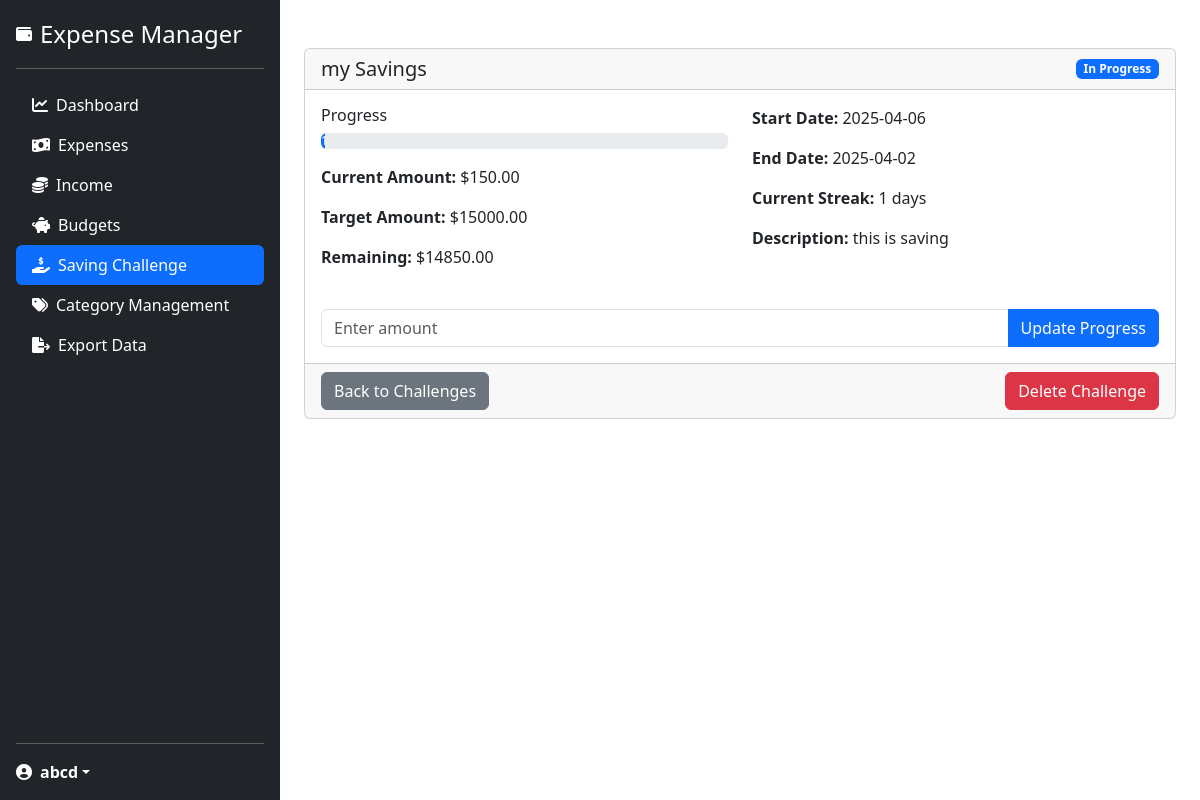
The page /savings/savings/view/2 (signed in) on the database its author committed.
### models.py (models this page shows, shortened)
class User(UserMixin, db.Model):
    id = db.Column(db.Integer, primary_key=True)
    username = db.Column(db.String(80), unique=True, nullable=False)
    email = db.Column(db.String(120), unique=True, nullable=False)
    password_hash = db.Column(db.String(128))
    expenses = db.relationship('Expense', backref='user', lazy=True)
    expense_categories = db.relationship('ExpenseCategory', backref='user', lazy=True)
    incomes = db.relationship('Income', backref='user', lazy=True)
    budgets = db.relationship('Budget', backref='user', lazy=True)
    savings_challenges = db.relationship('SavingsChallenge', backref='user', lazy=True)
    recurring_expenses = db.relationship('RecurringExpense', backref='user', lazy=True)
    expense_streaks = db.relationship('ExpenseStreak', backref='user', lazy=True)

class SavingsChallenge(db.Model):
    id = db.Column(db.Integer, primary_key=True)
    title = db.Column(db.String(100), nullable=False)
    target_amount = db.Column(db.Float, nullable=False)
    current_amount = db.Column(db.Float, default=0)
    start_date = db.Column(db.DateTime, nullable=False, default=datetime.utcnow)
    end_date = db.Column(db.DateTime, nullable=False)
    description = db.Column(db.String(200))
    completed = db.Column(db.Boolean, default=False)
    streak_days = db.Column(db.Integer, default=0)  # Track consecutive days of saving
    last_contribution_date = db.Column(db.DateTime)  # Track last contribution date
    user_id = db.Column(db.Integer, db.ForeignKey('user.id'), nullable=False)

### savings.py (the view)
@savings.route('/savings/view/<int:challenge_id>')
@login_required
def view_challenge(challenge_id):
    challenge = SavingsChallenge.query.get_or_404(challenge_id)
    if challenge.user_id != current_user.id:
        flash('You do not have permission to view this challenge.', 'danger')
        return redirect(url_for('savings.list_challenges'))
    return render_template('savings/view.html', challenge=challenge)

### app.py (called while the page is built)
@login_manager.user_loader
def load_user(user_id):
    return User.query.get(int(user_id))

### templates/savings/view.html (shortened to what this page needs)
{% extends "base.html" %}
{% block content %}
<div class="container mt-4">
    <div class="card">
        <div class="card-header d-flex justify-content-between align-items-center">
            <h5 class="mb-0">{{ challenge.title }}</h5>
            <span class="badge {% if challenge.completed %}bg-success{% else %}bg-primary{% endif %}">
                {% if challenge.completed %}Completed{% else %}In Progress{% endif %}
            </span>
        </div>
        <div class="card-body">
            <div class="row">
                <div class="col-md-6">
                    <h6>Progress</h6>
                    <div class="progress mb-3">
                        {% set progress = (challenge.current_amount / challenge.target_amount * 100)|round|int %}
                        <div class="progress-bar" role="progressbar" style="width: {{ progress }}%"
                             aria-valuenow="{{ progress }}" aria-valuemin="0" aria-valuemax="100">
                        </div>
                    </div>
                    <p><strong>Current Amount:</strong> ${{ "%.2f"|format(challenge.current_amount) }}</p>
                    <p><strong>Target Amount:</strong> ${{ "%.2f"|format(challenge.target_amount) }}</p>
                    <p><strong>Remaining:</strong> ${{ "%.2f"|format(challenge.target_amount - challenge.current_amount) }}</p>
                </div>
                <div class="col-md-6">
                    <p><strong>Start Date:</strong> {{ challenge.start_date.strftime('%Y-%m-%d') }}</p>
                    <p><strong>End Date:</strong> {{ challenge.end_date.strftime('%Y-%m-%d') }}</p>
                    <p><strong>Current Streak:</strong> {{ challenge.streak_days }} days</p>
                    {% if challenge.description %}
                    <p><strong>Description:</strong> {{ challenge.description }}</p>
                    {% endif %}
                </div>
            </div>
            {% if not challenge.completed %}
            <form action="{{ url_for('savings.update_challenge', id=challenge.id) }}" method="POST" class="mt-4">
                <div class="input-group">
                    <input type="number" step="0.01" min="0.01" name="amount" class="form-control" placeholder="Enter amount" required>
                    <button type="submit" class="btn btn-primary">Update Progress</button>
                </div>
            </form>
            {% endif %}
        </div>
        <div class="card-footer">
            <a href="{{ url_for('savings.list_challenges') }}" class="btn btn-secondary">Back to Challenges</a>
            {% if not challenge.completed %}
            <a href="{{ url_for('savings.delete_challenge', id=challenge.id) }}"
               class="btn btn-danger float-end"
               onclick="return confirm('Are you sure you want to delete this challenge?')">
                Delete Challenge
            </a>
            {% endif %}
        </div>
    </div>
</div>
{% endblock %}

### templates/base.html (shortened to what this page needs)
<!DOCTYPE html>
<html lang="en">
<head>
    <link href="https://cdn.jsdelivr.net/npm/bootstrap@5.3.0/dist/css/bootstrap.min.css" rel="stylesheet">
    <link href="https://cdnjs.cloudflare.com/ajax/libs/font-awesome/6.0.0/css/all.min.css" rel="stylesheet">
</head>
<body>
    <div class="d-flex">
        {% if current_user.is_authenticated %}
        <div class="d-flex flex-column flex-shrink-0 p-3 text-white bg-dark" style="width: 280px; min-height: 100vh;">
            <a href="{{ url_for('index') }}" class="d-flex align-items-center mb-3 mb-md-0 me-md-auto text-white text-decoration-none">
                <i class="fas fa-wallet me-2"></i>
                <span class="fs-4">Expense Manager</span>
            </a>
            <hr>
            <ul class="nav nav-pills flex-column mb-auto">
                <li class="nav-item">
                    <a href="{{ url_for('dashboard') }}" class="nav-link text-white {{ 'active' if request.endpoint == 'dashboard' }}">
                        <i class="fas fa-chart-line me-2"></i>Dashboard
                    </a>
                </li>
                <li>
                    <a href="{{ url_for('expenses.list_expenses') }}" class="nav-link text-white {{ 'active' if request.endpoint.startswith('expenses.') }}">
                        <i class="fas fa-money-bill-wave me-2"></i>Expenses
                    </a>
                </li>
                <li>
                    <a href="{{ url_for('incomes.list_incomes') }}" class="nav-link text-white {{ 'active' if request.endpoint.startswith('incomes.') }}">
                        <i class="fas fa-coins me-2"></i>Income
                    </a>
                </li>
                <li>
                    <a href="{{ url_for('budgets.list_budgets') }}" class="nav-link text-white {{ 'active' if request.endpoint.startswith('budgets.') }}">
                        <i class="fas fa-piggy-bank me-2"></i>Budgets
                    </a>
                </li>
                <li>
                    <a href="{{ url_for('savings.list_challenges') }}" class="nav-link text-white {{ 'active' if request.endpoint.startswith('savings.') }}">
                        <i class="fas fa-hand-holding-usd me-2"></i>Saving Challenge
                    </a>
                </li>
                <li>
                    <a href="{{ url_for('categories.list_categories') }}" class="nav-link text-white {{ 'active' if request.endpoint.startswith('categories.') }}">
                        <i class="fas fa-tags me-2"></i>Category Management
                    </a>
                </li>
                <li>
                    <a href="{{ url_for('export_data.export_interface') }}" class="nav-link text-white {{ 'active' if request.endpoint.startswith('export_data.') }}">
                        <i class="fas fa-file-export me-2"></i>Export Data
                    </a>
                </li>
            </ul>
            <hr>
            <div class="dropdown">
                <a href="{{ url_for('auth.profile') }}" class="d-flex align-items-center text-white text-decoration-none dropdown-toggle" id="dropdownUser1" data-bs-toggle="dropdown" aria-expanded="false">
                    <i class="fas fa-user-circle me-2"></i>
                    <strong>{{ current_user.username }}</strong>
                </a>
            </div>
        </div>
        {% endif %}
        <div class="flex-grow-1">
            <div class="container py-4">
        {% block content %}{% endblock %}
    </div>
</body>
</html>

### rows shown on the page
User: username "abcd"
SavingsChallenge: title "my Savings", current_amount "150.00", target_amount "15000.00", challenge.target_amount-challenge.current_amount "14850.00", start_date "2025-04-06", end_date "2025-04-02", streak_days "1", description "this is saving"
